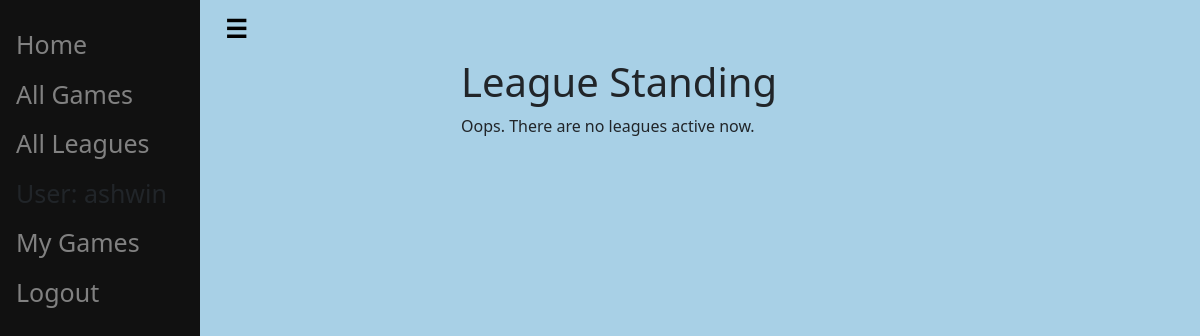
The app's page /league-standing/2 (signed in), older data.
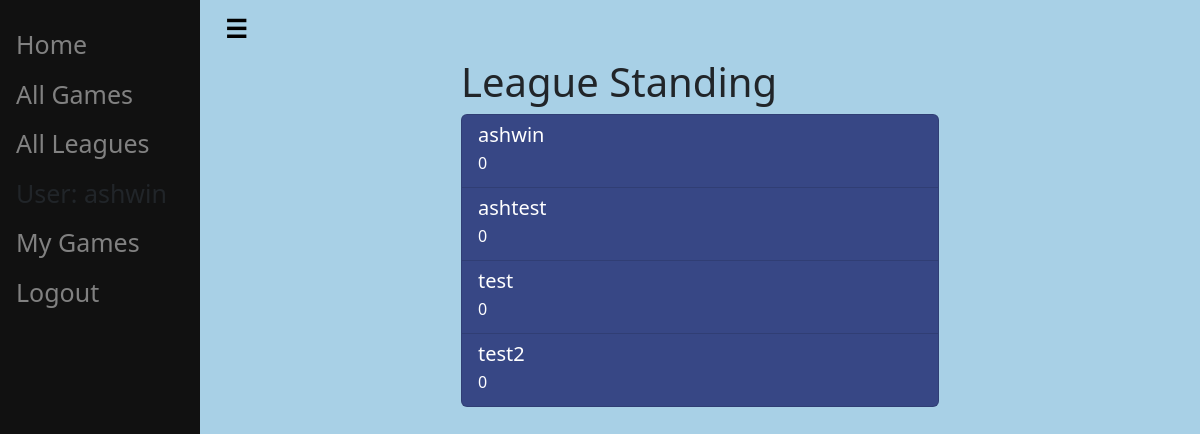
The same page, newer data.
### bingo/models.py (models this page shows, shortened)
class User(AbstractUser):
    pass

class BaseModel(models.Model):
    class Meta:
        abstract = True
    created_at = models.DateTimeField(auto_now=True)
    updated_at = models.DateTimeField(auto_now_add=True)
    deleted_at = models.DateTimeField(null=True, blank=True)

class LeagueStandings(BaseModel):
    class Meta:
        db_table = 'league_standings'
        constraints = [
            models.UniqueConstraint(fields=['league', 'user_name'], name='unique user entry per league')
        ]
    id = models.AutoField(primary_key=True)
    league = models.ForeignKey(League, on_delete=models.PROTECT)
    user_name = models.ForeignKey(User, on_delete=models.PROTECT, to_field='username')
    score = models.PositiveSmallIntegerField(default=0)
    position = models.PositiveIntegerField(default=0)
    prev_position = models.PositiveIntegerField(default=0)

### bingo/views.py (the view)
# urls.py: path('league-standing/<int:league_id>', views.LeagueStandingView.as_view(), name='league-standings'),
class LeagueStandingView(generic.ListView):
    model = LeagueStandings
    template_name = 'league/league_standings.html'
    paginate_by = 10
    ordering = ['-created_at']
    def get_queryset(self):
        return LeagueStandings.objects.filter(league_id=self.kwargs['league_id'])

### bingo/templates/league/league_standings.html
{% extends "generic/base_generic.html" %}
{% block content %}
    <h1>League Standing</h1>
    {% if leaguestandings_list %}
        <div class="list-group">
            {% for standing in leaguestandings_list %}
                <a href="{{ game.user_game_url }}" class="list-group-item list-group-item-action">
                    <div class="d-flex w-100 justify-content-between">
                        <h5 class="mb-1">{{ standing.user_name }}</h5>
                    </div>
                    <p class="mb-1">{{ standing.score }}</p>
                </a>
            {% endfor %}
        </div>
    {% else %}
        <p>Oops. There are no leagues active now.</p>
    {% endif %}
{% endblock %}

### bingo/templates/generic/base_generic.html (shortened to what this page needs)
<!DOCTYPE html>
<html lang="en">
<head>
    <link href="https://cdn.jsdelivr.net/npm/bootstrap@5.2.2/dist/css/bootstrap.min.css" rel="stylesheet">
    {% load static %}
    <link rel="stylesheet" type="text/css" href="{% static 'css/styles.css' %}">
</head>
<body>
{% block sidebar %}
    <div class="sidebar" id="mainSidebar">
        <a href="{% url 'index' %}">Home</a>
        <a href="{% url 'games' %}">All Games</a>
        <a href="{% url 'leagues' %}">All Leagues</a>
        {% if user.is_authenticated %}
            <a> User: {{ user.get_username }}</a>
            <a href="{% url 'user-games' %}">My Games</a>
            <a href="{% url 'logout'%}?next={{request.path}}">Logout</a>
        {% else %}
            <a href="{% url 'login'%}?next={{request.path}}">Login</a>
            <a href="{% url 'signup'%}?next={{request.path}}">Sign Up</a>
        {% endif %}
    </div>
{% endblock %}
<div id="content" name="content" class="main">
    <button class="open-button" onclick="toggleNav()"><b>&#9776;</b></button>
    <div class="row justify-content-center">
        {% block colcontent %}
            <div class="col-sm-6">
                {% block content %}{% endblock %}
            </div>
        {% endblock %}
</div>
</div>
</body>
</html>

### bingo/static/css/styles.css (style rules this page uses)
body { background: #A8D0E6; }
.main { transition: margin-left .5s; margin-left: 200px; padding: 0px 10px; }
.sidebar { height:100%; width:200px; position: fixed; z-index:1; top:0; left:0; background-color:#111; overflow-x: hidden; padding-top:20px; transition: 0.5s; }
.sidebar a { padding:6px 8px 6px 16px; text-decoration: none; font-size:25px; color: #818181; display:block; }
.open-button { font-size: 25px; cursor: pointer; background-color: #A8D0E6; color: black; padding: 10px 15px; border: none; }
.list-group a { color: white; background-color: #374785; }

Row changes from the older to the newer data that the page shows:
added LeagueStandings: user_name "ashwin", score "0"
added LeagueStandings: user_name "ashtest", score "0"
added LeagueStandings: user_name "test", score "0"
added LeagueStandings: user_name "test2", score "0"
Text that changed along with them:
text no longer shown: "Oops. There are no leagues active now."
